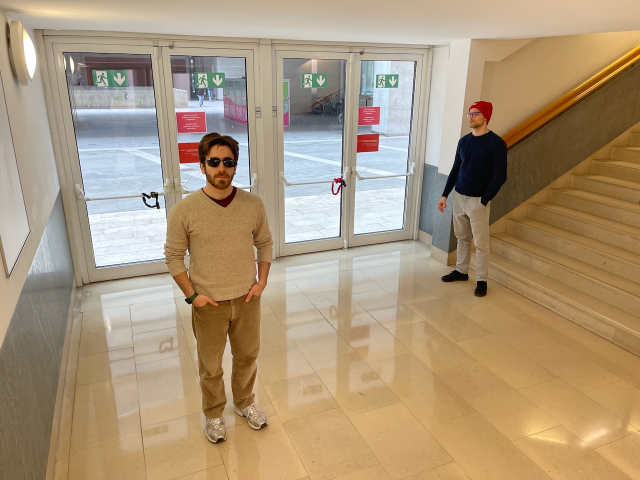
#> input picture single-view-metrology/img/img2.jpeg, 1280 x 960 px (shown at 1/2 size)
$ python annotator_SVM.py img/img2.jpeg output_img2.png
#> lines starting #> are read from the running program, lines starting #| are printed output that depends on the picture; after the words box and inside, x2 and y2 are one past the last pixel; in counts of white or black regions, pixels touching at a corner belong together
import cv2
import numpy as np
import argparse
import os
import sys


# [16 lines left out: function parse_arguments, not called in this run]


class CorrespondenceAnnotator:
    def __init__(self, image1_path, image2_path, output_path):
        # Load images
#> called with image1_path = 'img/img2.jpeg', image2_path = 'output_img2.png', output_path = 'correspondences.txt'
        self.img1 = cv2.imread(image1_path)
#> self.img1 is the input picture: shape (960, 1280, 3); mean B, G, R 122.1, 150.1, 171.1
        self.img2 = cv2.imread(image2_path)
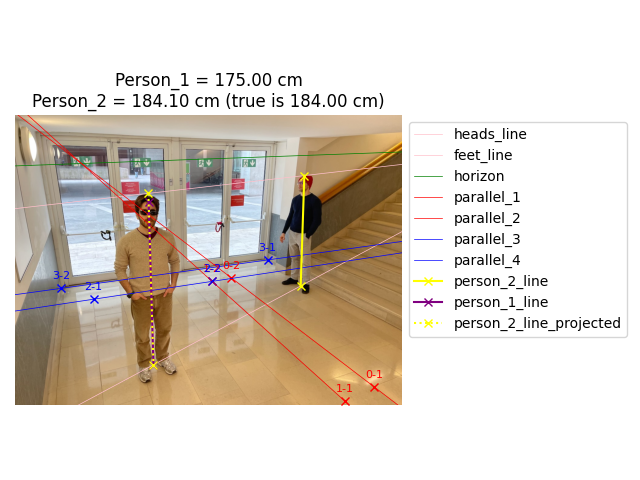
#> input picture single-view-metrology/output_img2.png, 640 x 480 px
#> self.img2 is the input picture: shape (480, 640, 3); mean B, G, R 202.4, 212.2, 220.5

        if self.img1 is None or self.img2 is None:
            raise ValueError("Could not load one or both images")

        # Store original images for display
        self.original_img1 = self.img1.copy()
        self.original_img2 = self.img2.copy()

        # Resize if images are too large
        self.resize_images()

        # Output file path
        self.output_path = output_path

        # Store point correspondences
        self.points1 = []
        self.points2 = []

        # Keep track of which image we're selecting points from
        self.selecting_img1 = True

        # Current temporary point (for display purposes)
        self.temp_point = None

        # Window name
        self.window_name = "Image Correspondence Annotator"

        # Colors for markers
        self.colors = [
            (0, 0, 255),    # Red
            (0, 255, 0),    # Green
            (255, 0, 0),    # Blue
            (0, 255, 255),  # Yellow
            (255, 0, 255),  # Magenta
            (255, 255, 0),  # Cyan
        ]

    def resize_images(self):
        """Resize images if they're too large for display"""
        max_height = 2000
        max_width = 2000

        h1, w1 = self.img1.shape[:2]
#> h1 = 960; w1 = 1280
        h2, w2 = self.img2.shape[:2]
#> h2 = 480; w2 = 640

        # Resize image 1 if needed
        if h1 > max_height or w1 > max_width:
            scale = min(max_height / h1, max_width / w1)
            self.img1 = cv2.resize(self.img1, None, fx=scale, fy=scale)

        # Resize image 2 if needed
        if h2 > max_height or w2 > max_width:
            scale = min(max_height / h2, max_width / w2)
            self.img2 = cv2.resize(self.img2, None, fx=scale, fy=scale)

        # Store resize scales for saving original coordinates
        self.scale1 = self.original_img1.shape[1] / self.img1.shape[1]
#> self.scale1 = 1
        self.scale2 = self.original_img2.shape[1] / self.img2.shape[1]
#> self.scale2 = 1

        # Get dimensions after resize
        self.h1, self.w1 = self.img1.shape[:2]
#> self.h1 = 960; self.w1 = 1280
        self.h2, self.w2 = self.img2.shape[:2]
#> self.h2 = 480; self.w2 = 640

        # Height of the combined display (max of two images)
        self.display_height = max(self.h1, self.h2)
#> self.display_height = 960

        # Width of the combined display
        self.display_width = self.w1 + self.w2 + 20  # 20px separator
#> self.display_width = 1940

    def create_display_image(self):
        """Create the combined display image with annotations"""
        # Create blank canvas
        display = np.zeros((self.display_height, self.display_width, 3), dtype=np.uint8)

        # Place first image on the left
        display[0:self.h1, 0:self.w1] = self.img1
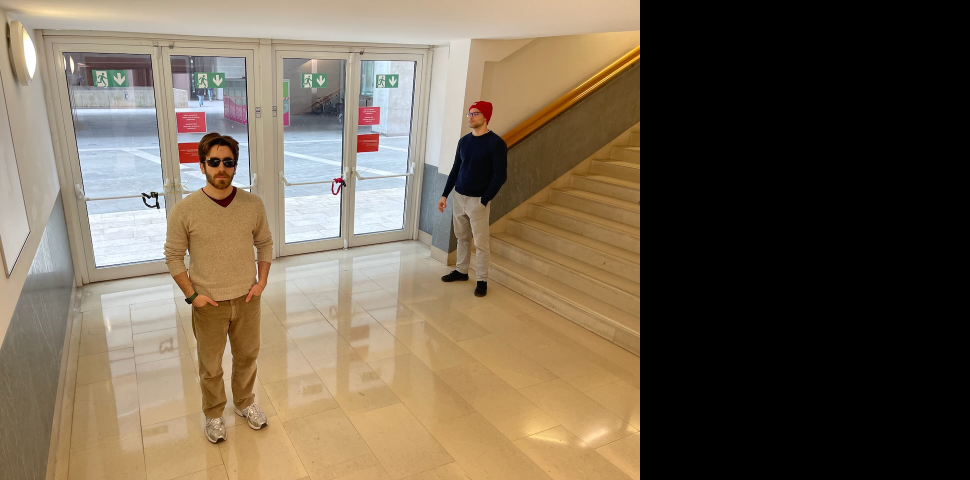
#> display: shape (960, 1940, 3) (shown at 1/2 size); mean B, G, R 80.5, 99, 112.9

        # Place second image on the right
        display[0:self.h2, self.w1+20:self.w1+20+self.w2] = self.img2

        # Draw gray separator
        cv2.line(display, (self.w1+10, 0), (self.w1+10, self.display_height), (100, 100, 100), 1)
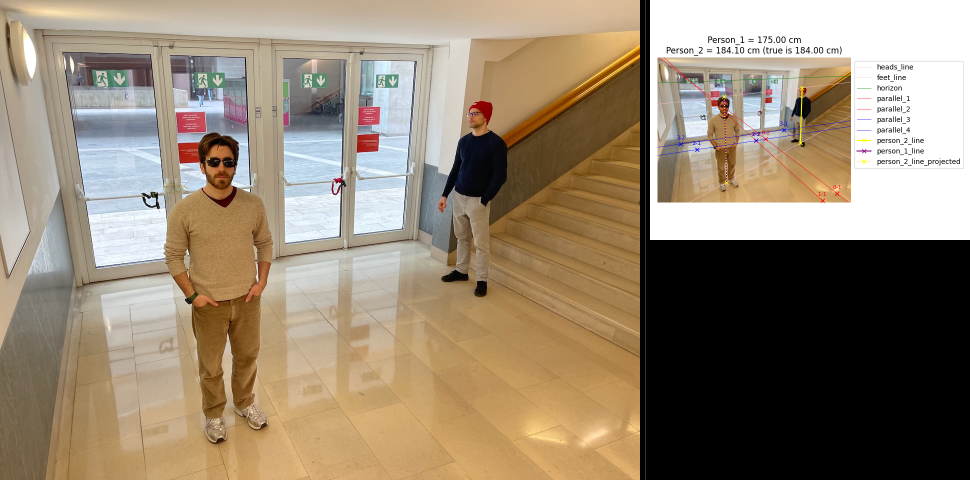
#> display: shape (960, 1940, 3) (shown at 1/2 size); mean B, G, R 114, 134.1, 149.3

        # Draw all point pairs (with matching colors)
        for i, (p1, p2) in enumerate(zip(self.points1, self.points2)):
            color = self.colors[i % len(self.colors)]
            # Draw point on first image (1 pixel for precision)
            cv2.circle(display, p1, 1, color, -1)
            cv2.putText(display, str(i+1), (p1[0]+5, p1[1]-5),
                        cv2.FONT_HERSHEY_SIMPLEX, 0.5, color, 1)

            # Draw point on second image (1 pixel for precision)
            adjusted_p2 = (p2[0] + self.w1 + 20, p2[1])
            cv2.circle(display, adjusted_p2, 1, color, -1)
            cv2.putText(display, str(i+1), (adjusted_p2[0]+5, adjusted_p2[1]-5),
                        cv2.FONT_HERSHEY_SIMPLEX, 0.5, color, 1)

            # Draw line connecting points
            cv2.line(display, p1, adjusted_p2, color, 1)

        # Draw temporary point if it exists (1 pixel for precision)
        if self.temp_point is not None:
            if self.selecting_img1:
                cv2.circle(display, self.temp_point, 1, (255, 255, 255), -1)
            else:
                adjusted_temp = (self.temp_point[0] + self.w1 + 20, self.temp_point[1])
                cv2.circle(display, adjusted_temp, 1, (255, 255, 255), -1)

        # Add instructions
        cv2.putText(display, "ESC: Quit, S: Save, D: Delete last, R: Reset",
                   (10, self.display_height - 10), cv2.FONT_HERSHEY_SIMPLEX,
                   0.5, (255, 255, 255), 1)
#> display: shape (960, 1940, 3); 0.04% of pixels changed, all inside (x1, y1, x2, y2) = (12, 939, 356, 953)

        if self.selecting_img1:
            cv2.putText(display, "Selecting point in LEFT image",
                       (10, 20), cv2.FONT_HERSHEY_SIMPLEX, 0.5, (0, 255, 255), 1)
#> display: shape (960, 1940, 3); mean B, G, R 114, 134.1, 149.4
        else:
            cv2.putText(display, "Selecting point in RIGHT image",
                       (10, 20), cv2.FONT_HERSHEY_SIMPLEX, 0.5, (0, 255, 255), 1)

        return display

    # [34 lines left out: function mouse_callback, not called in this run]

    def update_display(self):
        """Update the display window"""
        display = self.create_display_image()
        cv2.imshow(self.window_name, display)

    # [39 lines left out: functions save_correspondences, delete_last_pair, reset, not called in this run]

    def run(self):
        """Run the annotation tool"""
        # Create window and set mouse callback
        cv2.namedWindow(self.window_name)
        cv2.setMouseCallback(self.window_name, self.mouse_callback)

        # Initial display
        self.update_display()

        print("\nImage Correspondence Annotator")
        print("------------------------------")
        print("Instructions:")
        print("  - Click to select corresponding points in the two images")
        print("  - Press 'S' to save correspondences to file")
        print("  - Press 'D' to delete the last point pair")
        print("  - Press 'R' to reset all points")
        print("  - Press 'ESC' to quit\n")

        while True:
            key = cv2.waitKey(1) & 0xFF
#> (key Esc is pressed here)

            if key == 27:  # ESC key
                break
            elif key == ord('s'):  # Save
                if len(self.points1) == len(self.points2) and len(self.points1) > 0:
                    self.save_correspondences()
                else:
                    print("Nothing to save or incomplete pair")
            elif key == ord('d'):  # Delete last
                self.delete_last_pair()
            elif key == ord('r'):  # Reset
                self.reset()

        cv2.destroyAllWindows()


def main():
    parser = argparse.ArgumentParser(description='Annotate corresponding points in two images')
    parser.add_argument('image1', help='Path to first image')
    parser.add_argument('image2', help='Path to second image')
    parser.add_argument('--output', '-o', default='correspondences.txt',
                        help='Output file path (default: correspondences.txt)')

    args = parser.parse_args()

    # Check if images exist
    if not os.path.exists(args.image1):
        print(f"Error: Image file not found: {args.image1}")
        return
    if not os.path.exists(args.image2):
        print(f"Error: Image file not found: {args.image2}")
        return

    # Create and run the annotator
    try:
        annotator = CorrespondenceAnnotator(args.image1, args.image2, args.output)
        annotator.run()
    except Exception as e:
        print(f"Error: {e}")


if __name__ == "__main__":
    main()
